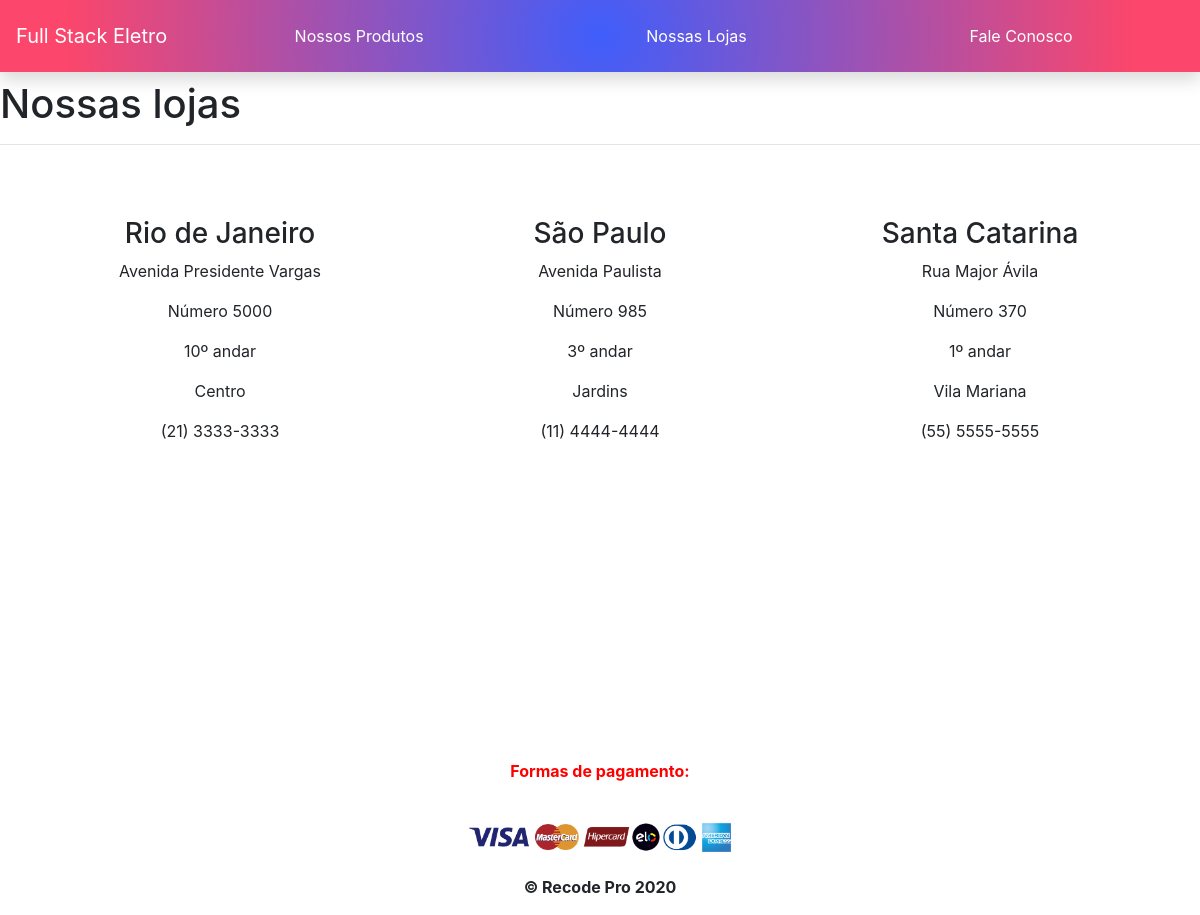
/lojas.php, run on the app's committed database.
### tables this page shows
CREATE TABLE `lojas` (
  `id_loja` int(11) NOT NULL,
  `cidade` varchar(200) NOT NULL,
  `endereco` varchar(200) NOT NULL,
  `numero` int(11) NOT NULL,
  `andar` int(11) DEFAULT NULL,
  `bairro` varchar(100) NOT NULL,
  `telefone` varchar(50) NOT NULL
);

### lojas.php (the view, shortened to what this page needs)
<?php
  $servername = "localhost";
  $username = "root";
  $password = "";
  $database = "fseletro";
  $conn = mysqli_connect($servername, $username, $password, $database);
?>
<!DOCTYPE html>
<html lang="pt-br">
<head>
  <link rel="stylesheet" href="./css/styles.css" />
  <link rel="stylesheet" href="https://cdn.jsdelivr.net/npm/bootstrap@4.5.3/dist/css/bootstrap.min.css">
</head>
<body>
  <header>
      <h1 class="">Nossas lojas</h1>
  </header>
  <hr/>
  <section class="container my-5">
    <div class="row flex-column flex-sm-row align-items-center">
    <?php
      $sql = "select * from lojas";
      $result = $conn->query($sql);
      if($result->num_rows > 0){
        while($rows = $result->fetch_assoc()){
    ?>
          <div class="col text-center my-4">
            <h3><?php echo $rows["cidade"]; ?></h3>
            <p><?php echo $rows["endereco"]; ?></p>
            <p><?php echo "Número ", $rows["numero"]; ?></p>
            <p><?php echo $rows["andar"],"º andar" ?></p>
            <p><?php echo $rows["bairro"]; ?></p>
            <p><?php echo $rows["telefone"]; ?></p>
          </div>
    <?php
        }
      }else{
        echo "Nenhum produto cadastrado!!!";
      }
    ?>
    </div>
  </section>
</body>
</html>

### css/styles.css (style rules this page uses)
body { font-family: Arial, Helvetica, sans-serif; }
hr { border: 1px solid #DADADA; width: 100%; }
footer #formas_pagamento { color: red; }
footer#rodape { text-align: center; font-weight: bolder; margin-top: 23%; }
footer#rodape img { width: 300px; }
.navbar { background: rgb(63,94,251); background: radial-gradient(circle, rgba(63,94,251,1) 0%, rgba(252,70,107,1) 89%); }
.navbar-nav, .mr-auto { flex: 1; margin: auto !important; display: flex; justify-content: space-around; }

### data on the page
lojas: cidade "Rio de Janeiro", endereco "Avenida Presidente Vargas", numero "5000", andar "10", bairro "Centro", telefone "(21) 3333-3333"
lojas: cidade "São Paulo", endereco "Avenida Paulista", numero "985", andar "3", bairro "Jardins", telefone "(11) 4444-4444"
lojas: cidade "Santa Catarina", endereco "Rua Major Ávila", numero "370", andar "1", bairro "Vila Mariana", telefone "(55) 5555-5555"
